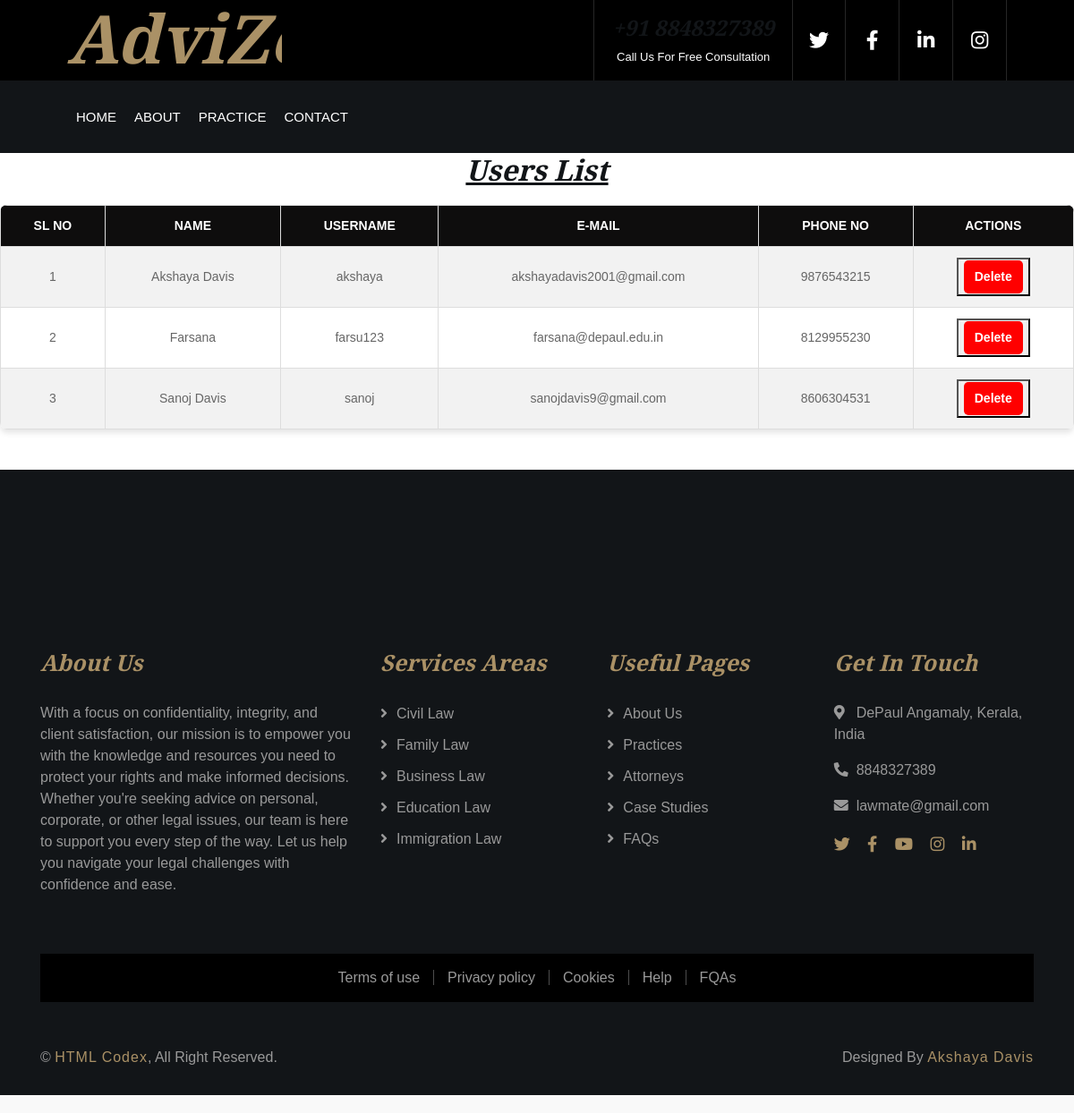
Page /view_user on the committed database.
### userapp/models.py (models this page shows)
class Register(AbstractUser):
    usertype = models.CharField(max_length=50, default="admin")
    phone = models.CharField(max_length=15, null=True)  # Changed to CharField
    image = models.ImageField(upload_to='uploads/', null=True)
    barcouncil_number = models.CharField(max_length=15, null=True)
    specialization = models.CharField(max_length=50, null=True)
    address = models.CharField(max_length=100, null=True)
    bio = models.TextField(max_length=1000, null=True)
    qualification = models.CharField(max_length=50, null=True)
    experience = models.CharField(max_length=10, null=True)
    consultation_mode = models.CharField(max_length=50, null=True)
    court_jurisdiction = models.CharField(max_length=50, null=True)
    court_type = models.CharField(max_length=50, null=True)
    place = models.CharField(max_length=50, null=True)
    is_approved = models.BooleanField(default=True)

### userapp/views.py (the view)
# urls.py: path('view_user',views.view_user,name="view_user"),
def view_user(request):
    users=Register.objects.filter(usertype="user")
    return render(request,'users.html',{'users':users})

### userapp/templates/users.html
{% load static %}
{% include 'header.html' %}
<link rel="stylesheet" href="{% static 'css/lawyers.css' %}">
<body>
    <h2><center><u>Users List</u></center></h2>
    <table>
        <tr>
            <th>Sl No</th>
            <th>Name</th>
            <th>UserName</th>
            <th>E-mail</th>
            <th>Phone NO</th>
            <th>Actions</th>
        </tr>
        {% if users %}
            {% for user in users %}
            <tr>
                <td>{{ forloop.counter }}</td>
                <td>{{ user.first_name }}</td>
                <td>{{ user.username }}</td>
                <td>{{ user.email }}</td>
                <td>{{ user.phone }}</td>
                <td><button><div class="delete-btn"><a href="{% url 'delete_user' user.id %}">Delete</a></div></button></td>
            </tr>
            {% endfor %}
        {% else %}
            <tr>
                <td colspan="7" style="text-align: center;">No users found.</td>
            </tr>
        {% endif %}
    </table>
</body>
</html>
{% include 'footer.html' %}

### userapp/static/css/style.css (style rules this page uses)
body { color: #666666; background: #ffffff; font-family: 'Roboto', sans-serif; font-weight: 400; }
h1, h2, h3, h4, h5, h6 { font-family: 'EB Garamond', serif; font-weight: 600; font-style: italic; color: #121518; }
a { color: #454545; transition: .3s; }

### userapp/static/css/lawyers.css (style rules this page uses)
body { font-family: Arial, sans-serif; background-color: #f9f9f9; margin: 0; padding: 0; }
table { width: 100%; text-align: center; border-collapse: collapse; margin: 20px auto; background-color: #ffffff; box-shadow: 0 4px 6px rgba(0, 0, 0, 0.1); border-radius: 8px; overflow: hidden; }
th, td { padding: 12px 15px; text-align: center; border: 1px solid #dddddd; font-size: 14px; }
th { background-color: #0e0d0d; color: #ffffff; text-transform: uppercase; font-weight: bold; text-align: center; }
td { text-align: center; }
tr:nth-child(even) { background-color: #f2f2f2; }
.delete-btn a { background-color: #ff0000; color: white; padding: 8px 12px; border-radius: 5px; font-size: 14px; font-weight: bold; text-decoration: none; display: inline-block; transition: background 0.3s ease; }

### rows in the picture
Register: first_name "Akshaya Davis", username "akshaya", email "akshayadavis2001@gmail.com", phone "9876543215"
Register: first_name "Farsana", username "farsu123", email "farsana@depaul.edu.in", phone "8129955230"
Register: first_name "Sanoj Davis", username "sanoj", email "sanojdavis9@gmail.com", phone "8606304531"
